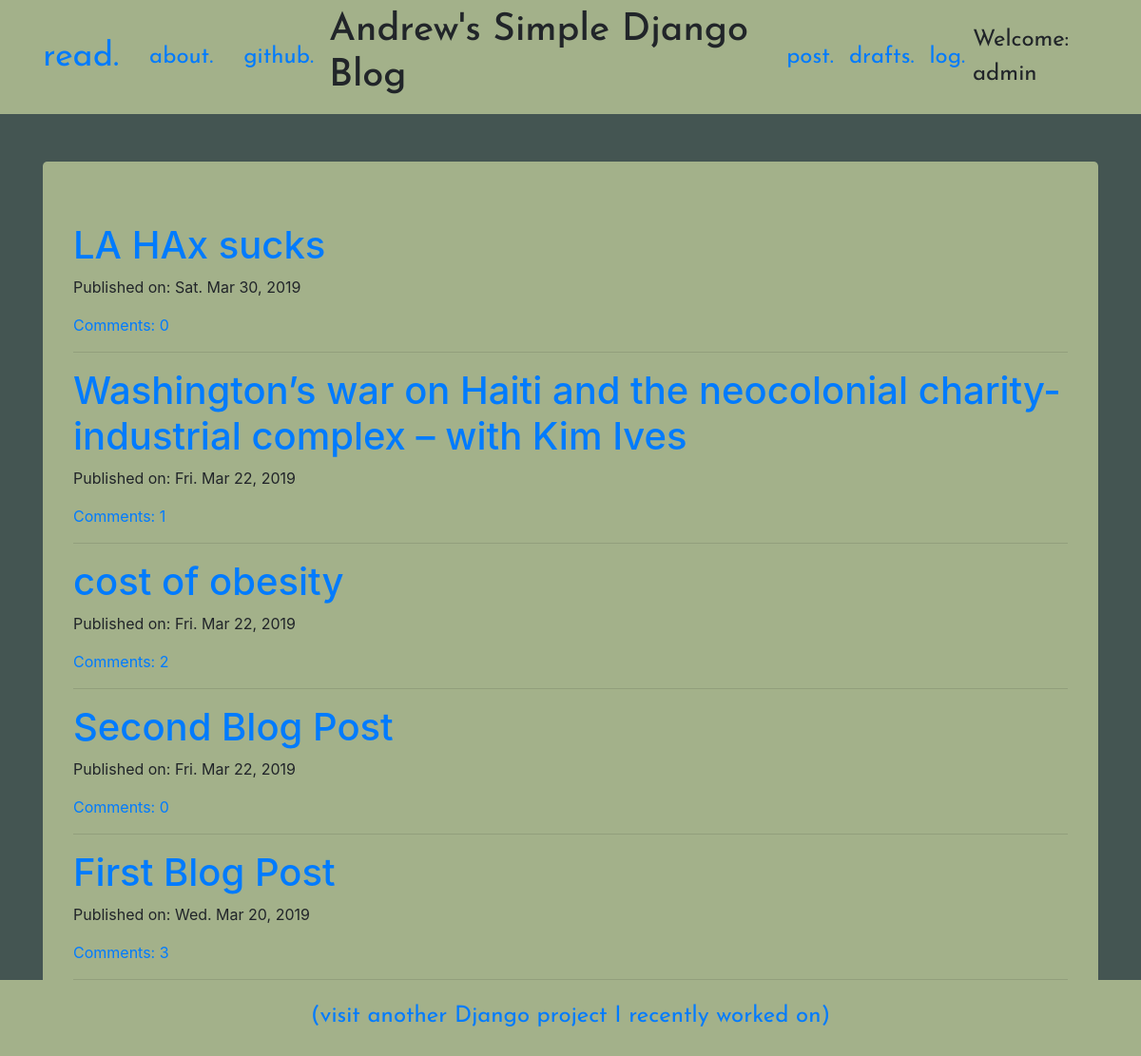
The app's page / (signed in) with its own data.
### blog/models.py (models this page shows, shortened)
class Post(models.Model):
    author = models.ForeignKey('auth.User', on_delete=models.CASCADE)
    title = models.CharField(max_length=200)
    text = models.TextField()
    created_date = models.DateTimeField(default=timezone.now)
    published_date = models.DateTimeField(blank=True, null=True) # can be blank if you don't want to publish it yet or
    def publish(self):
        self.published_date = timezone.now()
        self.save()
    def approve_comments(self):
        return self.comments.filter(approved_comment=True)

### blog/views.py (the view)
# urls.py: path('', views.PostListView.as_view(), name='post_list'),
class PostListView(ListView):
    model = Post
    def get_queryset(self):
        return Post.objects.filter(published_date__lte=timezone.now()).order_by('-published_date')

### blog/templates/blog/post_list.html
{% extends 'blog/base.html' %}
{% block content %}
<div class="centerstage jumbotron">
{% for post in post_list %}
    <div class="post loader">
        <h1><a href="{% url 'post_detail' pk=post.pk %}">{{ post.title }}</a> </h1>
        <div class="date">
            <p>Published on: {{post.published_date|date:"D. M d, Y"}}</p>
        </div>
        <a href="{% url 'post_detail' pk=post.pk %}">Comments: {{post.approve_comments.count}}</a><hr />
    </div>
    {% empty %}
    <h1 style="text-align:center;">No posts to show!</h1>
{% endfor %}
</div>
{% endblock %}

### blog/templates/blog/base.html (shortened to what this page needs)
<!DOCTYPE html>
{% load static %}
<html lang="en">
<head>
    <link href="https://maxcdn.bootstrapcdn.com/font-awesome/4.7.0/css/font-awesome.min.css" rel="stylesheet">
<link rel="stylesheet" href="https://stackpath.bootstrapcdn.com/bootstrap/4.1.3/css/bootstrap.min.css"
>
<link rel="stylesheet" href="//cdn.jsdelivr.net/medium-editor/latest/css/medium-editor.min.css" type="text/css" media="screen" charset="utf-8">
<link rel="stylesheet" href="{% static 'css/blog.css' %}">
</head>
<body class="">
<nav class="navbar navbar-expand-lg techfont">
    <div class="container loader">
            <li><a class="navbar-brand bigbrand" href="{% url 'post_list' %}">read.</a></li>
            <li><a class="nav-item nav-link" href="{% url 'about' %}">about.</a></li>
            <li><a class="nav-item nav-link" href="https://www.github.com/andrewtmarvin">github.</a></li>
        <div class="navbar-header">
            <h1>Andrew's Simple Django Blog</h1>
        </div>
        <ul class="navbar-nav align-items-center ml-auto">
            {% if user.is_authenticated %}
                <a class="nav-item nav-link" href="{% url 'post_new' %}">post.</a>
                <a class="nav-item nav-link" href="{% url 'post_draft_list' %}">drafts.</a>
                <a class="nav-item nav-link" href="{% url 'logout' %}">log.</a>
                <a>Welcome: {{user.username}}</a>
            {% else %}
            <li>
                <a class="nav navbar-right" href="{% url 'login' %}"><span class="fa fa-user"></span></a>
            </li>
            {% endif %}
        </ul>
    </div>
</nav>
<div class="content container">
            <div class="blog_posts">
                {% block content %}
                {% endblock %}
            </div>
</div>
<div class="page-footer techfont text-center fixed-bottom" style="height:80px;margin-bottom:0px;">
    <a href="{% url 'carpal:index' %}"><p style="margin-top:20px;" class="loader">(visit another Django project I recently worked on)</p></a>
</div>
</body>
</html>

### blog/static/css/blog.css (style rules this page uses)
body { background-color: #445552; }
.navbar, .page-footer { background-color: #A3B18A; }
li { list-style-type: none; }
.jumbotron { margin-top: 50px!important; background-color: #A3B18A; }
.techfont { font-family: 'Josefin Sans', sans-serif; font-size: 1.5em; margin-bottom: 10px; }
.centerstage { margin: auto; }
.bigbrand { font-size: 1.5em; }
.loader { filter:hue-rotate(0deg); color: linear-gradient(45deg,#0f8,#08f); animation:hue 5000ms infinite linear; }

### records on screen
Post: title "LA HAx sucks", published_date "Sat. Mar 30, 2019", approve_comments.count "0"
Post: title "Washington’s war on Haiti and the neocolonial charity-industrial complex – with Kim Ives", published_date "Fri. Mar 22, 2019", approve_comments.count "1"
Post: title "cost of obesity", published_date "Fri. Mar 22, 2019", approve_comments.count "2"
Post: title "Second Blog Post", published_date "Fri. Mar 22, 2019", approve_comments.count "0"
Post: title "First Blog Post", published_date "Wed. Mar 20, 2019", approve_comments.count "3"

### other values on screen
{{ user.username }} "admin"
